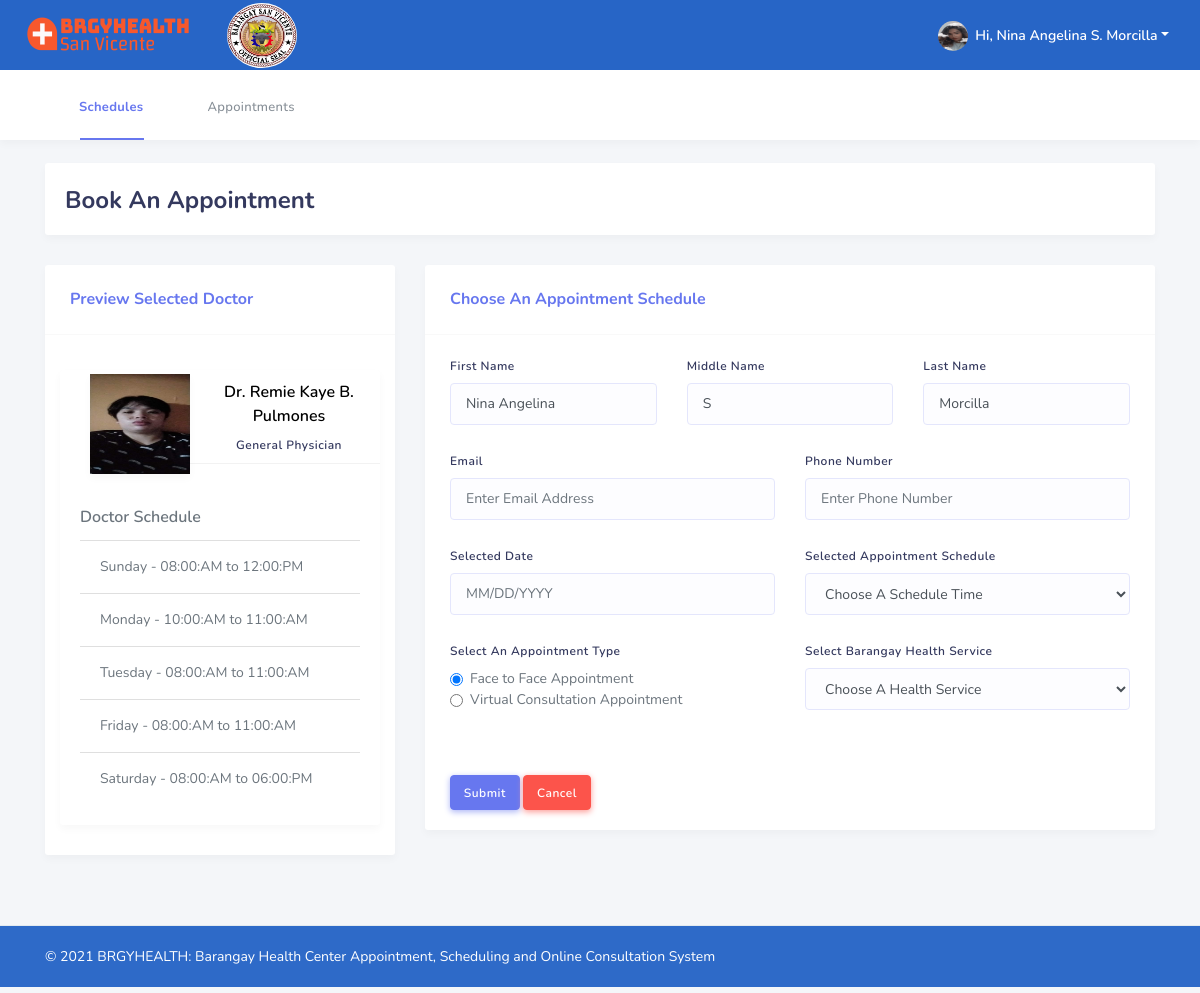
Page /book_appointments.php?adid=3 (signed in) on the committed database.
### tables this page shows
CREATE TABLE `user` (
  `user_id` int(11) NOT NULL,
  `user_account_id` varchar(150) NOT NULL,
  `user_email` varchar(150) NOT NULL,
  `user_password` varchar(150) NOT NULL,
  `user_firstname` varchar(150) NOT NULL,
  `user_middlename` varchar(150) NOT NULL,
  `user_lastname` varchar(150) NOT NULL,
  `user_dob` date NOT NULL,
  `user_cnum` varchar(150) NOT NULL,
  `user_type` enum('Administrator','Patient','Doctor','Barangay Health Worker') NOT NULL,
  `user_image` varchar(255) NOT NULL,
  `user_status` tinyint(4) NOT NULL,
  `user_account_status` tinyint(4) NOT NULL,
  `user_account_code` varchar(150) NOT NULL,
  `user_bool` tinyint(4) NOT NULL
);

CREATE TABLE `doctor_schedule` (
  `schedule_id` int(11) NOT NULL,
  `doctor_id` int(11) NOT NULL,
  `schedule_day` tinyint(4) NOT NULL,
  `schedule_start_time` time NOT NULL,
  `schedule_end_time` time NOT NULL,
  `schedule_time_interval` varchar(150) NOT NULL,
  `schedule_status` tinyint(4) NOT NULL,
  `schedule_bool` tinyint(4) NOT NULL
);

### book_appointments.php (the view, shortened to what this page needs)
<?php
  require("scripts_header.php");
  $connection = dbConn();
  if(!empty($_SESSION['patient_id'])) {
  $sqlPatientName = "SELECT * FROM user WHERE user_id = '$patient_id' AND user_type = 'Patient' ";
  $resultPatientName = mysqli_query($connection,$sqlPatientName);
  while($rowPatientName = mysqli_fetch_assoc($resultPatientName)) {
    $pfname = $rowPatientName['user_firstname'];
    $pmname = $rowPatientName['user_middlename'];
    $plname = $rowPatientName['user_lastname'];
  }
}else if(!empty($_SESSION['bhw_id'])) {
   $sqlBhwName = "SELECT * FROM user WHERE user_id = '$bhw_id' AND user_type = 'Barangay Health Worker' ";
  $resultBhwName = mysqli_query($connection,$sqlBhwName);
  while($rowBhwName = mysqli_fetch_assoc($resultBhwName)) {
    $bfname = $rowBhwName['user_firstname'];
    $bmname = $rowBhwName['user_middlename'];
    $blname = $rowBhwName['user_lastname'];
  }
}
?>
<body class="layout-3">
  <div id="app">
    <div class="main-wrapper container">
      <nav class="navbar navbar-expand-lg main-navbar" style="background-color:rgba(40, 102, 199, 0.97)">
        <a href="home_page.php" class="navbar-brand sidebar-gone-hide text-capitalize"><img class="sidebar-gone-hide" src="assets/img/bh-logo-2.png">
        </a>
        <img class="sidebar-gone-hide rounded-circle" src="assets/img/liloan-logo-2.png" style="height: 85px; width: 90px; padding:10px;">
        <ul class="navbar-nav navbar-right">
           <?php
            require("show_listdropdown.php");
            $appointment_docid = $_GET['adid'];
            $sql = "SELECT * FROM user WHERE user_id = '$appointment_docid' ";
            $result = mysqli_query($connection,$sql);
            while($row = mysqli_fetch_assoc($result)) {
               $firstname    = ucfirst($row['user_firstname']);
               $middlename   = ucfirst($row['user_middlename']);
               $lastname     = ucfirst($row['user_lastname']);
               $fullname = $firstname.' '.$middlename[0].'.'.' '.$lastname;
               if($row['user_image'] == "") {
                $doctor_image = "img/avatar/avatar-1.png";
              } else {
                $doctor_image = $row['user_image'];
              }
            }
          ?>
        </ul>
      </nav>
      <nav class="navbar navbar-secondary navbar-expand-lg">
        <div class="container">
          <ul class="navbar-nav">
            <li class="nav-item active">
              <a href="home_schedules.php" class="nav-link"><i class="fas fa-clock"></i><span>Schedules</span></a>
            </li>
            <li class="nav-item">
              <a href="home_appointments.php" class="nav-link"><i class="fas fa-calendar-check"></i><span>Appointments</span></a>
            </li>
          </ul>
        </div>
      </nav>
      <div class="main-content" style="min-height: 566px;">
        <section class="section">
          <div class="section-header">
            <h1>Book An Appointment</h1>
            </div>
  <div class="row">
    <div class="col-md-4">
        <div class="section-body">
            <div class="card">
              <div class="card-header">
                 <h4>Preview Selected Doctor</h4>
               </div>
           <div class="col-12 col-md-12 col-lg-12">
                <div class="card profile-widget">
                  <div class="profile-widget-header">
                    <img alt="image" src="assets/<?php echo $doctor_image ?>" class=" profile-widget-picture mt-1 mr-2" style="width:100px;height:100px;">
                    <div class="profile-widget-items">
                      <div class="profile-widget-item">
                        <div class="profile-widget-item-value mb-2">Dr. <?php echo $fullname ?></div>
                        <div class="profile-widget-item-label">General Physician</div>
                      </div>
                    </div>
                  </div>
                  <div class="profile-widget-description">
                    <div class="profile-widget-name">Doctor Schedule</div>
                      <ul class="list-group list-group-flush">
                    <?php
                    $sqlSched = "SELECT * FROM doctor_schedule WHERE doctor_id = '$appointment_docid' ORDER BY schedule_day ";
                    $result1 = mysqli_query($connection,$sqlSched);
                    while($row2 = mysqli_fetch_assoc($result1)) {
                    $day = $row2['schedule_day'];
                    $start_time = $row2['schedule_start_time'];
                    $end_time = $row2['schedule_end_time'];
                    $format_start = date("h:i:A", strtotime($start_time));
                    $format_end   = date("h:i:A", strtotime($end_time));
                    if($day == 0) {
                      $display_day = "Sunday";
                    } else if($day == 1) {
                      $display_day = "Monday";
                    } else if($day == 2) {
                      $display_day = "Tuesday";
                    } else if($day == 3) {
                      $display_day = "Wednesday";
                    } else if($day == 4) {
                      $display_day = "Thursday";
                    } else if($day == 5) {
                      $display_day = "Friday";
                    } else if($day == 6) {
                      $display_day = "Saturday";
                    }
                   ?>
                    <li class="list-group-item"><?php echo $display_day ?> - <?php echo $format_start ?> to <?php echo $format_end?></li>
                   <?php } ?>
                    </ul>
                  </div>
                </div>
              </div>
                 </div>
            </div>
          </div>
      <div class="col-md-8">
        <div class="section-body">
            <div class="card">
              <div class="card-header">
                 <h4>Choose An Appointment Schedule</h4>
               </div>
            <form action="backend/bookappointment.php" method="POST">
               <div class="card-body">
                      <?php
                      if(!empty($_SESSION['patient_id'])) {
                      ?>
                        <div class="row">
                          <div class="form-group col-md-4 col-12">
                            <label>First Name</label>
                            <input type="text" class="form-control" value="<?php echo $pfname ?>" name="patient_firstname" required>
                          </div>
                           <div class="form-group col-md-4 col-12">
                            <label>Middle Name</label>
                            <input type="text" class="form-control" value="<?php echo $pmname ?>" name="patient_middlename">
                          </div>
                           <div class="form-group col-md-4 col-12">
                            <label>Last Name</label>
                            <input type="text" class="form-control" value="<?php echo $plname ?>" name="patient_lastname" required>
                          </div>
                        </div>
                       <?php
                       } else if((!empty($_SESSION['bhw_id']))) {  ?>
                        <div class="row">
                          <div class="form-group col-md-6 col-12">
                            <label>Patient Account ID</label>
                            <input type="text" class="form-control" name="patient_account_id">
                          </div>
                        </div>
                         <div class="row">
                          <div class="form-group col-md-4 col-12">
                            <label>First Name</label>
                            <input type="text" class="form-control" name="patient_firstname" required>
                          </div>
                           <div class="form-group col-md-4 col-12">
                            <label>Middle Name</label>
                            <input type="text" class="form-control" name="patient_middlename">
                          </div>
                           <div class="form-group col-md-4 col-12">
                            <label>Last Name</label>
                            <input type="text" class="form-control" name="patient_lastname" required>
                          </div>
                        </div>
                      <?php } ?>
                         <div class="row">
                          <div class="form-group col-md-6 col-12">
                            <label>Email</label>
                            <input type="email" class="form-control" placeholder="Enter Email Address" name="patient_email" required>
                          </div>
                           <div class="form-group col-md-6 col-12">
                            <label>Phone Number</label>
                            <input type="text" class="form-control" placeholder="Enter Phone Number" name="patient_phonenumber" required>
                          </div>
                        </div>
                        <?php
                          if(!empty($_SESSION['patient_id'])) {
                        ?>
                        <div class="row">
                          <div class="form-group col-md-6 col-12">
                            <label>Selected Date</label>
                            <input type="text" id="datepicker" class="form-control" placeholder="MM/DD/YYYY" name="selected_date" required>
                          </div>
                          <div class="form-group col-md-6 col-12">
                            <label>Selected Appointment Schedule</label>
                             <select class="form-control" name="selected_asched" id="selected_asched" required>
                              <option selected hidden value="">Choose A Schedule Time</option>
                             </select>
                          </div>
                        </div>
                        <?php } else if((!empty($_SESSION['bhw_id']))) {  ?>
                        <div class="row">
                          <div class="form-group col-md-6 col-12">
                            <label>Selected Date</label>
                            <input type="text" id="datepicker2" class="form-control" placeholder="MM/DD/YYYY" name="selected_date" required>
                          </div>
                          <div class="form-group col-md-6 col-12">
                            <label>Selected Appointment Schedule</label>
                             <select class="form-control" name="selected_asched" id="selected_asched" required>
                              <option selected hidden value="">Choose A Schedule Time</option>
                             </select>
                          </div>
                        </div>
                        <?php } ?>
                         <div class="row">
                          <?php if(!empty($_SESSION['patient_id'])) { ?>
                            <div class="form-group col-md-6 col-12">
                             <label>Select An Appointment Type</label>
                            <div class="form-check">
                              <input class="form-check-input" type="radio" name="book_appointment" id="exampleRadios1" value="bookappointment" checked="">
                              <label class="form-check-label" for="exampleRadios1">
                                Face to Face Appointment
                              </label>
                            </div>
                             <div class="form-check">
                              <input class="form-check-input" type="radio" name="book_appointment" value="onlineappointment" id="exampleRadios2" >
                              <label class="form-check-label" for="exampleRadios2">
                                Virtual Consultation Appointment
                              </label>
                            </div>
                          </div>
                          <?php } else if((!empty($_SESSION['bhw_id']))) {  ?>
                           <div class="form-group col-md-6 col-12">
                             <label>Select An Appointment Type</label>
                            <div class="form-check">
                              <input class="form-check-input" type="radio" name="book_appointment" id="exampleRadios1" value="walkinappointment" checked="">
                              <label class="form-check-label" for="exampleRadios1">
                                Walk-In Appointment
                              </label>
                            </div>
                          </div>
                          <?php } ?>
                            <div class="form-group col-md-6 col-12">
                             <label>Select Barangay Health Service</label>
                              <select class="form-control" name="selected_service" id="selected_service" required>
                                 <option selected hidden>Choose A Health Service</option>
                              </select>
                          </div>
                        </div>
                    </div>
                    <div class="card-footer text-left">
                      <button name="bookAppointmentSubmit" class="btn btn-primary">Submit</button>
                       <a href="home_schedules.php" class="btn btn-danger">Cancel</a>
                    </div>
                     </form>
                 </div>
              </div>
          </div>
           </div>
         </section>
      </div>
    </div>
      <footer class="main-footer" style="background-color:rgba(40, 102, 199, 0.97)">
        <div class="container">
        <div class="footer-left text-white">
          © 2021 BRGYHEALTH: Barangay Health Center Appointment, Scheduling and Online Consultation System
        </div>
      </div>
      </footer>
  </div>
    <?php require("scripts_footer.php"); ?>
  </body>
</html>

### rows in the picture
user: user_image (picture), fullname "Remie Kaye B. Pulmones"
doctor_schedule: schedule_day "Sunday", schedule_start_time "08:00:AM", schedule_end_time "12:00:PM"
doctor_schedule: schedule_day "Monday", schedule_start_time "10:00:AM", schedule_end_time "11:00:AM"
doctor_schedule: schedule_day "Tuesday", schedule_start_time "08:00:AM", schedule_end_time "11:00:AM"
doctor_schedule: schedule_day "Friday", schedule_start_time "08:00:AM", schedule_end_time "11:00:AM"
doctor_schedule: schedule_day "Saturday", schedule_start_time "08:00:AM", schedule_end_time "06:00:PM"
user: patient_firstname "Nina Angelina", patient_middlename "S", patient_lastname "Morcilla"

### other values in the picture
$patient_fullname "Nina Angelina S. Morcilla"
